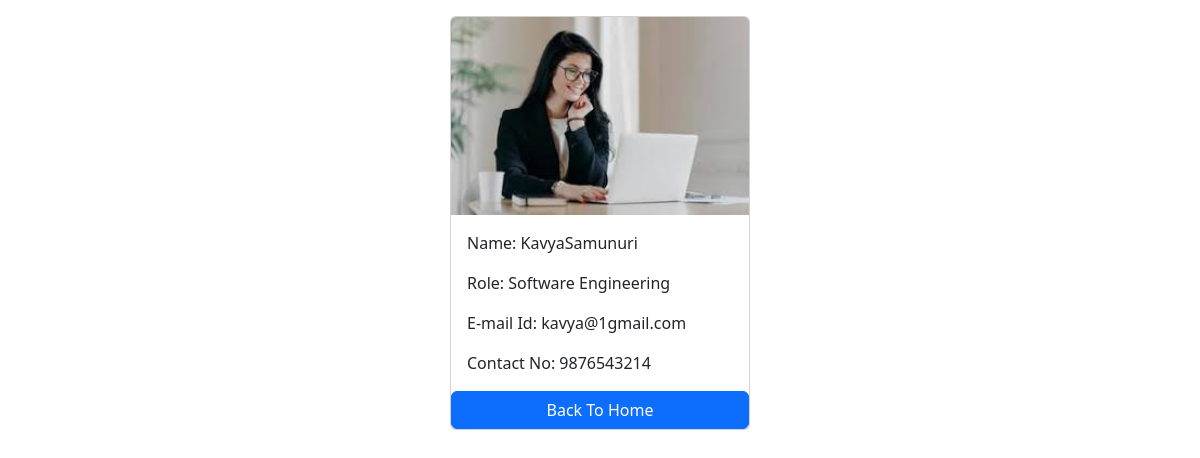
The app's page /employees/6/ with its own data.
### salary/models.py (models this page shows)
class Employee(models.Model):
    first_name=models.CharField(max_length=100)
    last_name=models.CharField(max_length=100)
    photo=models.ImageField(upload_to='images')
    designation=models.CharField(max_length=100)
    email_adress=models.CharField(max_length=100)
    phone_number=models.CharField(max_length=10,blank=True)

### salary/views.py (the view)
# urls.py: path('<int:pk>/',views.employee_detail,name='employee_detail'),
def employee_detail(request,pk):
    employee=get_object_or_404(Employee,pk=pk)
    context={
        'employee':employee,
    }
    return render(request,'employee_detail.html',context)

### templates/employee_detail.html (shortened to what this page needs)
<!DOCTYPE html>
<html lang="en">
<head>
    <link href="https://cdn.jsdelivr.net/npm/bootstrap@5.3.3/dist/css/bootstrap.min.css" rel="stylesheet">
</head>
<body>
    <div class="container mt-3">
        <div class="card mx-auto" style="width:300px">
            <img src="{{employee.photo.url}}" class="card-img-top"alt="">
        <div class="card-body">
            <p class="card-text">Name: {{employee.first_name}}{{employee.last_name}}</p>
            <p class="card-text">Role:  {{employee.designation}}</p>
            <p class="card-text"> E-mail Id: {{employee.email_adress}}</p>
            <p class="card-text">Contact No: {{employee.phone_number}}</p>
        </div>
        <a href="{% url 'home' %}"class="btn btn-primary">Back To Home</a>
    </div>
</div>
</body>
</html>

### records on screen
Employee: photo (picture), first_name "Kavya", last_name "Samunuri", designation "Software Engineering", email_adress "kavya@1gmail.com", phone_number "9876543214"
